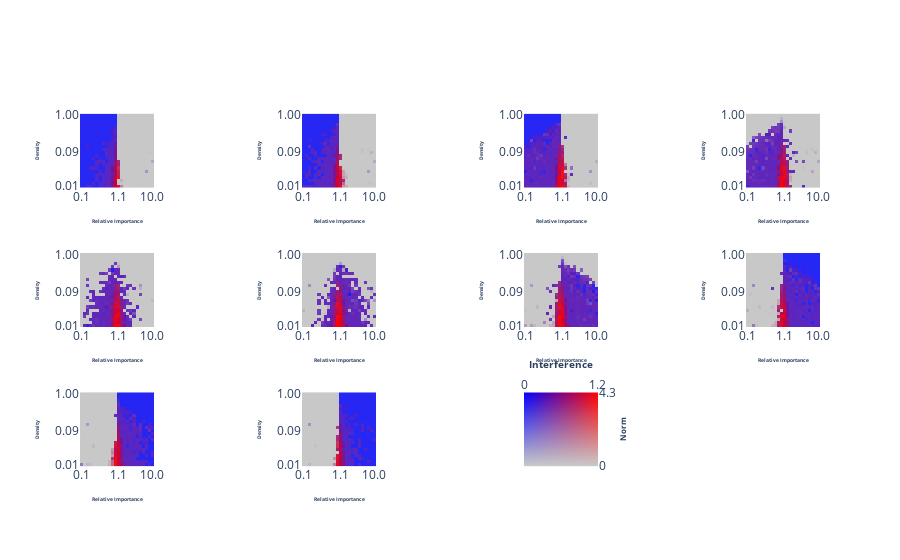

Notebook source saved alongside this figure:
### Code cell
plot_phase_change_multi(model_grid, up_to=10)

### Figure 1 — Plotly figure (JSON) as saved in the notebook; plotly's stock layout.template omitted (floating-point values rounded to 4 significant figures; data arrays with more than 128 entries replaced by an {"elided": "..."} marker saying what was removed)
{"data": [{"customdata": {"elided": "2304 float values"}, "hovertemplate": "Norm: %{customdata[0]:.2f}<br>Interference: %{customdata[1]:.2f}<br>Relative Importance: %{customdata[2]:.2f}<br>Density: %{customdata[3]:.2f}<br><extra></extra>", "z": {"elided": "1728 float values"}, "type": "image", "xaxis": "x", "yaxis": "y"}, {"customdata": {"elided": "2304 float values"}, "hovertemplate": "Norm: %{customdata[0]:.2f}<br>Interference: %{customdata[1]:.2f}<br>Relative Importance: %{customdata[2]:.2f}<br>Density: %{customdata[3]:.2f}<br><extra></extra>", "z": {"elided": "1728 float values"}, "type": "image", "xaxis": "x2", "yaxis": "y2"}, {"customdata": {"elided": "2304 float values"}, "hovertemplate": "Norm: %{customdata[0]:.2f}<br>Interference: %{customdata[1]:.2f}<br>Relative Importance: %{customdata[2]:.2f}<br>Density: %{customdata[3]:.2f}<br><extra></extra>", "z": {"elided": "1728 float values"}, "type": "image", "xaxis": "x3", "yaxis": "y3"}, {"customdata": {"elided": "2304 float values"}, "hovertemplate": "Norm: %{customdata[0]:.2f}<br>Interference: %{customdata[1]:.2f}<br>Relative Importance: %{customdata[2]:.2f}<br>Density: %{customdata[3]:.2f}<br><extra></extra>", "z": {"elided": "1728 float values"}, "type": "image", "xaxis": "x4", "yaxis": "y4"}, {"customdata": {"elided": "2304 float values"}, "hovertemplate": "Norm: %{customdata[0]:.2f}<br>Interference: %{customdata[1]:.2f}<br>Relative Importance: %{customdata[2]:.2f}<br>Density: %{customdata[3]:.2f}<br><extra></extra>", "z": {"elided": "1728 float values"}, "type": "image", "xaxis": "x5", "yaxis": "y5"}, {"customdata": {"elided": "2304 float values"}, "hovertemplate": "Norm: %{customdata[0]:.2f}<br>Interference: %{customdata[1]:.2f}<br>Relative Importance: %{customdata[2]:.2f}<br>Density: %{customdata[3]:.2f}<br><extra></extra>", "z": {"elided": "1728 float values"}, "type": "image", "xaxis": "x6", "yaxis": "y6"}, {"customdata": {"elided": "2304 float values"}, "hovertemplate": "Norm: %{customdata[0]:.2f}<br>Interference: %{customdata[1]:.2f}<br>Relative Importance: %{customdata[2]:.2f}<br>Density: %{customdata[3]:.2f}<br><extra></extra>", "z": {"elided": "1728 float values"}, "type": "image", "xaxis": "x7", "yaxis": "y7"}, {"customdata": {"elided": "2304 float values"}, "hovertemplate": "Norm: %{customdata[0]:.2f}<br>Interference: %{customdata[1]:.2f}<br>Relative Importance: %{customdata[2]:.2f}<br>Density: %{customdata[3]:.2f}<br><extra></extra>", "z": {"elided": "1728 float values"}, "type": "image", "xaxis": "x8", "yaxis": "y8"}, {"customdata": {"elided": "2304 float values"}, "hovertemplate": "Norm: %{customdata[0]:.2f}<br>Interference: %{customdata[1]:.2f}<br>Relative Importance: %{customdata[2]:.2f}<br>Density: %{customdata[3]:.2f}<br><extra></extra>", "z": {"elided": "1728 float values"}, "type": "image", "xaxis": "x9", "yaxis": "y9"}, {"customdata": {"elided": "2304 float values"}, "hovertemplate": "Norm: %{customdata[0]:.2f}<br>Interference: %{customdata[1]:.2f}<br>Relative Importance: %{customdata[2]:.2f}<br>Density: %{customdata[3]:.2f}<br><extra></extra>", "z": {"elided": "1728 float values"}, "type": "image", "xaxis": "x10", "yaxis": "y10"}, {"customdata": {"elided": "20000 float values"}, "hovertemplate": "Interference: %{customdata[1]:.2f}<br>Norm: %{customdata[0]:.2f}<extra></extra>", "z": {"elided": "30000 float values"}, "type": "image", "xaxis": "x11", "yaxis": "y11"}], "layout": {"xaxis": {"anchor": "y", "domain": [0.0, 0.1], "title": {"font": {"size": 5}, "text": "<b>Relative Importance</b>"}, "tickmode": "array", "tickvals": [0, 12, 23], "ticktext": ["0.1", "1.1", "10.0"]}, "yaxis": {"anchor": "x", "domain": [0.7333, 1.0], "title": {"font": {"size": 5}, "text": "<b>Density</b>"}, "autorange": "reversed", "tickmode": "array", "tickvals": [0, 12, 23], "ticktext": ["1.00", "0.09", "0.01"]}, "xaxis2": {"anchor": "y2", "domain": [0.3, 0.4], "title": {"font": {"size": 5}, "text": "<b>Relative Importance</b>"}, "tickmode": "array", "tickvals": [0, 12, 23], "ticktext": ["0.1", "1.1", "10.0"]}, "yaxis2": {"anchor": "x2", "domain": [0.7333, 1.0], "title": {"font": {"size": 5}, "text": "<b>Density</b>"}, "autorange": "reversed", "tickmode": "array", "tickvals": [0, 12, 23], "ticktext": ["1.00", "0.09", "0.01"]}, "xaxis3": {"anchor": "y3", "domain": [0.6, 0.7], "title": {"font": {"size": 5}, "text": "<b>Relative Importance</b>"}, "tickmode": "array", "tickvals": [0, 12, 23], "ticktext": ["0.1", "1.1", "10.0"]}, "yaxis3": {"anchor": "x3", "domain": [0.7333, 1.0], "title": {"font": {"size": 5}, "text": "<b>Density</b>"}, "autorange": "reversed", "tickmode": "array", "tickvals": [0, 12, 23], "ticktext": ["1.00", "0.09", "0.01"]}, "xaxis4": {"anchor": "y4", "domain": [0.9, 1.0], "title": {"font": {"size": 5}, "text": "<b>Relative Importance</b>"}, "tickmode": "array", "tickvals": [0, 12, 23], "ticktext": ["0.1", "1.1", "10.0"]}, "yaxis4": {"anchor": "x4", "domain": [0.7333, 1.0], "title": {"font": {"size": 5}, "text": "<b>Density</b>"}, "autorange": "reversed", "tickmode": "array", "tickvals": [0, 12, 23], "ticktext": ["1.00", "0.09", "0.01"]}, "xaxis5": {"anchor": "y5", "domain": [0.0, 0.1], "title": {"font": {"size": 5}, "text": "<b>Relative Importance</b>"}, "tickmode": "array", "tickvals": [0, 12, 23], "ticktext": ["0.1", "1.1", "10.0"]}, "yaxis5": {"anchor": "x5", "domain": [0.3667, 0.6333], "title": {"font": {"size": 5}, "text": "<b>Density</b>"}, "autorange": "reversed", "tickmode": "array", "tickvals": [0, 12, 23], "ticktext": ["1.00", "0.09", "0.01"]}, "xaxis6": {"anchor": "y6", "domain": [0.3, 0.4], "title": {"font": {"size": 5}, "text": "<b>Relative Importance</b>"}, "tickmode": "array", "tickvals": [0, 12, 23], "ticktext": ["0.1", "1.1", "10.0"]}, "yaxis6": {"anchor": "x6", "domain": [0.3667, 0.6333], "title": {"font": {"size": 5}, "text": "<b>Density</b>"}, "autorange": "reversed", "tickmode": "array", "tickvals": [0, 12, 23], "ticktext": ["1.00", "0.09", "0.01"]}, "xaxis7": {"anchor": "y7", "domain": [0.6, 0.7], "title": {"font": {"size": 5}, "text": "<b>Relative Importance</b>"}, "tickmode": "array", "tickvals": [0, 12, 23], "ticktext": ["0.1", "1.1", "10.0"]}, "yaxis7": {"anchor": "x7", "domain": [0.3667, 0.6333], "title": {"font": {"size": 5}, "text": "<b>Density</b>"}, "autorange": "reversed", "tickmode": "array", "tickvals": [0, 12, 23], "ticktext": ["1.00", "0.09", "0.01"]}, "xaxis8": {"anchor": "y8", "domain": [0.9, 1.0], "title": {"font": {"size": 5}, "text": "<b>Relative Importance</b>"}, "tickmode": "array", "tickvals": [0, 12, 23], "ticktext": ["0.1", "1.1", "10.0"]}, "yaxis8": {"anchor": "x8", "domain": [0.3667, 0.6333], "title": {"font": {"size": 5}, "text": "<b>Density</b>"}, "autorange": "reversed", "tickmode": "array", "tickvals": [0, 12, 23], "ticktext": ["1.00", "0.09", "0.01"]}, "xaxis9": {"anchor": "y9", "domain": [0.0, 0.1], "title": {"font": {"size": 5}, "text": "<b>Relative Importance</b>"}, "tickmode": "array", "tickvals": [0, 12, 23], "ticktext": ["0.1", "1.1", "10.0"]}, "yaxis9": {"anchor": "x9", "domain": [0.0, 0.2667], "title": {"font": {"size": 5}, "text": "<b>Density</b>"}, "autorange": "reversed", "tickmode": "array", "tickvals": [0, 12, 23], "ticktext": ["1.00", "0.09", "0.01"]}, "xaxis10": {"anchor": "y10", "domain": [0.3, 0.4], "title": {"font": {"size": 5}, "text": "<b>Relative Importance</b>"}, "tickmode": "array", "tickvals": [0, 12, 23], "ticktext": ["0.1", "1.1", "10.0"]}, "yaxis10": {"anchor": "x10", "domain": [0.0, 0.2667], "title": {"font": {"size": 5}, "text": "<b>Density</b>"}, "autorange": "reversed", "tickmode": "array", "tickvals": [0, 12, 23], "ticktext": ["1.00", "0.09", "0.01"]}, "xaxis11": {"anchor": "y11", "domain": [0.6, 0.7], "title": {"font": {"size": 10}, "text": "<b>Interference</b>", "standoff": 5}, "tickmode": "array", "tickvals": [0, 99], "ticktext": [0, "1.2"], "side": "top"}, "yaxis11": {"anchor": "x11", "domain": [0.0, 0.2667], "title": {"font": {"size": 8}, "text": "<b>Norm</b>", "standoff": 5}, "tickmode": "array", "tickvals": [0, 99], "ticktext": ["4.3", 0], "side": "right"}}}
